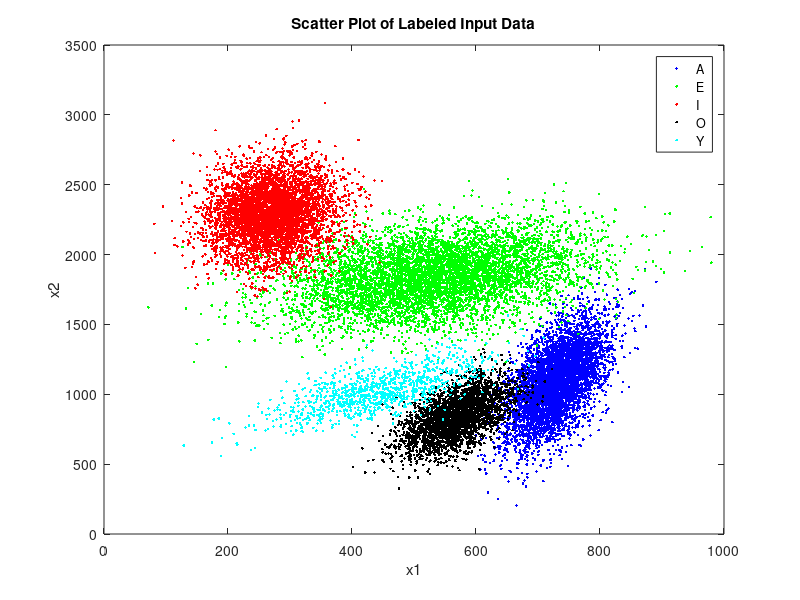

Write MATLAB code to recreate this figure. (Note: this script raises an error after producing the figure.)
% Homework 6: Expectation Maximation

%clc;
%clear all;
%close all;


dataset = load('vowels.mat');

M = 5;
alpha_0 = [1; 1; 1; 1; 1];
mu_0 = repmat(min(dataset.allvow), 5, 1) + repmat(max(dataset.allvow) - min(dataset.allvow), 5, 1) .* rand(5,2);
Sigma_0 = cat(3, [100000, 100; 100, 100000], [100000, 100; 100, 100000], [100000, 100; 100, 100000], [100000, 100; 100, 100000], [100000, 100; 100, 100000]);
max_iter = 100;


% generate scatter plots

figure;
plot(dataset.a(:,1), dataset.a(:,2), 'b.');
hold on;
plot(dataset.e(:,1), dataset.e(:,2), 'g.');
plot(dataset.i(:,1), dataset.i(:,2), 'r.');
plot(dataset.o(:,1), dataset.o(:,2), 'k.');
plot(dataset.y(:,1), dataset.y(:,2), 'c.');
xlabel('x1');
ylabel('x2');
title('Scatter Plot of Labeled Input Data');
legend('A', 'E', 'I', 'O', 'Y');


% run EM algorithm

[alpha, mu, Sigma, L] = EM(dataset.allvow, M, alpha_0, mu_0, Sigma_0, max_iter);


% plot GMM

for m = 1:M
    plotGaussContour(mu(m,:), Sigma(:,:,m));
end


% plot log-Likelihood

figure;
plot(L);
xlabel('Iteration');
ylabel('log-Likelihood');
title('log-Likelihood Behaviour');
